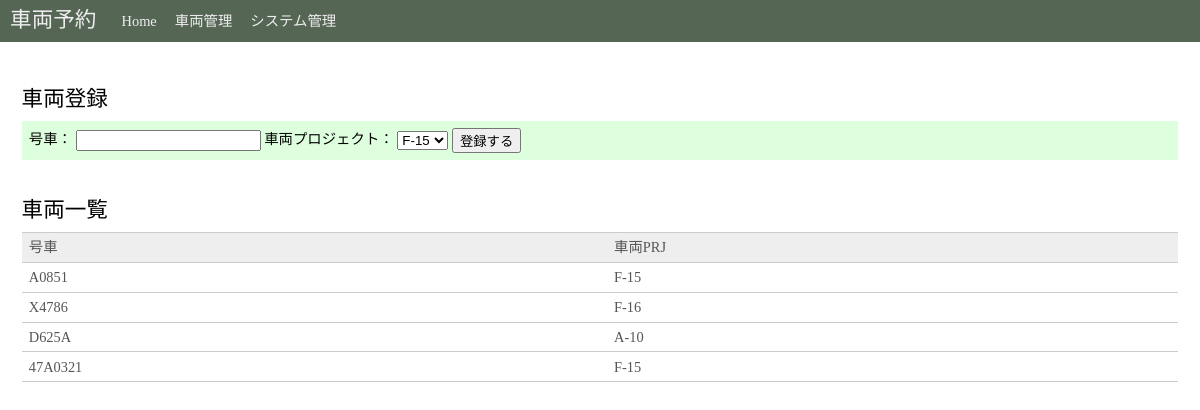
The page /cars on the database as committed earlier.
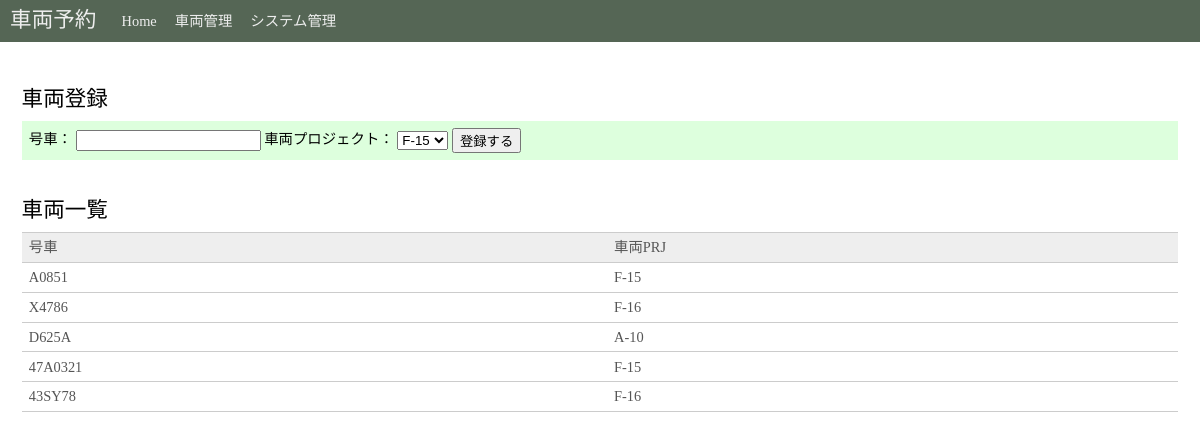
The same page on the database as committed later.
### tables this page shows
CREATE TABLE cars (
        'car_id' INTEGER PRIMARY KEY AUTOINCREMENT,
        'car_code' TEXT NOT NULL,
        'car_prj_id' INTEGER NOT NULL
    );

CREATE TABLE car_projects (
        'car_prj_id' INTEGER PRIMARY KEY AUTOINCREMENT,
        'car_prj_code' TEXT NOT NULL
    );

### car_reservation.py (the view)
@app.route('/cars', methods=['GET'])
def show_cars():
    db = get_db()
    cur = db.execute(
        """
        SELECT car_id, car_code, car_prj_code
        FROM cars
        INNER JOIN car_projects
        ON cars.car_prj_id = car_projects.car_prj_id
        """
    )
    cars = cur.fetchall()
    cur.execute('SELECT car_prj_id, car_prj_code FROM car_projects')
    car_projects = cur.fetchall()
    return render_template('car_admin.html', cars=cars, car_projects=car_projects)

### car_reservation.py (called while the page is built)
def connect_db():
    rv = sqlite3.connect(
        app.config['DATABASE'], detect_types=sqlite3.PARSE_DECLTYPES | sqlite3.PARSE_COLNAMES)
    sqlite3.dbapi2.converters['DATETIME'] = sqlite3.dbapi2.converters['TIMESTAMP']
    rv.row_factory = sqlite3.Row
    return rv

def get_db():
    if not hasattr(g, 'sqlite_db'):
        g.sqlite_db = connect_db()
    return g.sqlite_db

### templates/car_admin.html
{% extends "layout.html" %}
{% block body %}
<main>
    <article>
        <h2>車両登録</h2>
        <form class="one_line" action="{{ url_for('add_car') }}" method="post">
            <span>号車：</span>
            <input type="text" name="car_code">
            <span>車両プロジェクト：</span>
            <select name="car_prj_id">
                {% for car_project in car_projects %}
                    <option value="{{ car_project.car_prj_id }}">{{ car_project.car_prj_code }}</option>
                {% endfor %}
            </select>
            <input type="submit" value="登録する">
        </form>
    </article>
    <article>
        <h2>車両一覧</h2>
        <table class="car_table">
            <tr>
                <th>号車</th>
                <th>車両PRJ</th>
            </tr>
            {% for car in cars %}
            <tr>
                <td>{{ car.car_code }}</td>
                <td>{{ car.car_prj_code}}</td>
            </tr>
            {% endfor %}
        </table>
    </article>
</main>
{% endblock %}

Rows that differ between the two databases and show on the page:
added cars: car_code "43SY78", car_prj_code "F-16"
